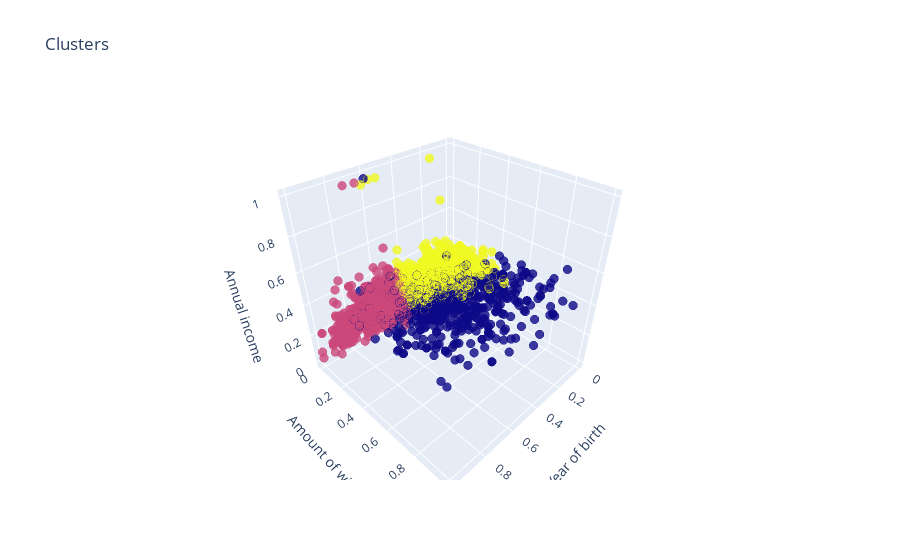

Here is the notebook cell this chart was saved with:
### Code cell
df['label3'] =  labels3             
trace1 = go.Scatter3d(
    x= df['Year_Birth'],
    y= df['MntWines'],
    z= df['Income'],
    mode='markers',
     marker=dict(
        color = df['label3'], 
        size= 3,
        line=dict(
            color= df['label3'],
            width= 12
        ),
        opacity=0.8
     )
)
data = [trace1]
layout = go.Layout(
    title= 'Clusters',
    scene = dict(
            xaxis = dict(title  = 'Year of birth'),
            yaxis = dict(title  = 'Amount of wine'),
            zaxis = dict(title  = 'Annual income')
        )
)
fig = go.Figure(data=data, layout=layout)
py.offline.iplot(fig)

### Figure 1 — Plotly figure (JSON) as saved in the notebook; plotly's stock layout.template omitted (floating-point values rounded to 4 significant figures; data arrays with more than 128 entries replaced by an {"elided": "..."} marker saying what was removed)
{"data": [{"marker": {"color": {"elided": "2212 int values"}, "line": {"color": {"elided": "2212 int values"}, "width": 12}, "opacity": 0.8, "size": 3}, "mode": "markers", "type": "scatter3d", "x": {"elided": "2212 float values"}, "y": {"elided": "2212 float values"}, "z": {"elided": "2212 float values"}}], "layout": {"scene": {"xaxis": {"title": {"text": "Year of birth"}}, "yaxis": {"title": {"text": "Amount of wine"}}, "zaxis": {"title": {"text": "Annual income"}}}, "title": {"text": "Clusters"}}}
